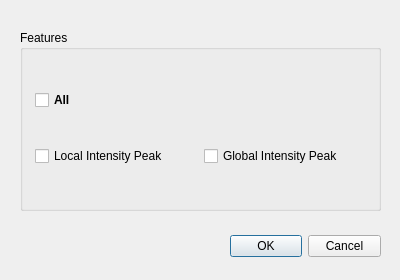
<?xml version="1.0" encoding="UTF-8"?>
<ui version="4.0">
 <class>popup_Intensity</class>
 <widget class="QDialog" name="popup_Intensity">
  <property name="geometry">
   <rect>
    <x>0</x>
    <y>0</y>
    <width>400</width>
    <height>280</height>
   </rect>
  </property>
  <property name="sizePolicy">
   <sizepolicy hsizetype="Preferred" vsizetype="Preferred">
    <horstretch>0</horstretch>
    <verstretch>0</verstretch>
   </sizepolicy>
  </property>
  <property name="windowTitle">
   <string>Set Measurements</string>
  </property>
  <widget class="QDialogButtonBox" name="buttonBox">
   <property name="geometry">
    <rect>
     <x>230</x>
     <y>230</y>
     <width>151</width>
     <height>32</height>
    </rect>
   </property>
   <property name="orientation">
    <enum>Qt::Horizontal</enum>
   </property>
   <property name="standardButtons">
    <set>QDialogButtonBox::Cancel|QDialogButtonBox::Ok</set>
   </property>
   <property name="centerButtons">
    <bool>false</bool>
   </property>
  </widget>
  <widget class="QGroupBox" name="groupBox_Features">
   <property name="geometry">
    <rect>
     <x>20</x>
     <y>30</y>
     <width>361</width>
     <height>181</height>
    </rect>
   </property>
   <property name="title">
    <string>Features</string>
   </property>
   <property name="checkable">
    <bool>false</bool>
   </property>
   <layout class="QGridLayout" name="gridLayout">
    <property name="leftMargin">
     <number>12</number>
    </property>
    <property name="topMargin">
     <number>10</number>
    </property>
    <property name="rightMargin">
     <number>12</number>
    </property>
    <property name="bottomMargin">
     <number>10</number>
    </property>
    <item row="0" column="0">
     <widget class="QCheckBox" name="checkBox_All">
      <property name="enabled">
       <bool>true</bool>
      </property>
      <property name="font">
       <font>
        <weight>75</weight>
        <bold>true</bold>
        <underline>false</underline>
        <kerning>true</kerning>
       </font>
      </property>
      <property name="autoFillBackground">
       <bool>false</bool>
      </property>
      <property name="text">
       <string>All</string>
      </property>
      <property name="checked">
       <bool>false</bool>
      </property>
      <property name="tristate">
       <bool>false</bool>
      </property>
     </widget>
    </item>
    <item row="1" column="0">
     <widget class="QCheckBox" name="checkBox_LocalPeak">
      <property name="autoFillBackground">
       <bool>false</bool>
      </property>
      <property name="text">
       <string>Local Intensity Peak</string>
      </property>
      <property name="checked">
       <bool>false</bool>
      </property>
      <property name="tristate">
       <bool>false</bool>
      </property>
     </widget>
    </item>
    <item row="1" column="1">
     <widget class="QCheckBox" name="checkBox_GlobalPeak">
      <property name="enabled">
       <bool>true</bool>
      </property>
      <property name="text">
       <string>Global Intensity Peak</string>
      </property>
      <property name="checkable">
       <bool>true</bool>
      </property>
      <property name="checked">
       <bool>false</bool>
      </property>
      <property name="tristate">
       <bool>false</bool>
      </property>
     </widget>
    </item>
   </layout>
  </widget>
 </widget>
 <resources/>
 <connections>
  <connection>
   <sender>buttonBox</sender>
   <signal>accepted()</signal>
   <receiver>popup_Intensity</receiver>
   <slot>accept()</slot>
   <hints>
    <hint type="sourcelabel">
     <x>248</x>
     <y>254</y>
    </hint>
    <hint type="destinationlabel">
     <x>157</x>
     <y>274</y>
    </hint>
   </hints>
  </connection>
  <connection>
   <sender>buttonBox</sender>
   <signal>rejected()</signal>
   <receiver>popup_Intensity</receiver>
   <slot>reject()</slot>
   <hints>
    <hint type="sourcelabel">
     <x>316</x>
     <y>260</y>
    </hint>
    <hint type="destinationlabel">
     <x>286</x>
     <y>274</y>
    </hint>
   </hints>
  </connection>
 </connections>
</ui>
